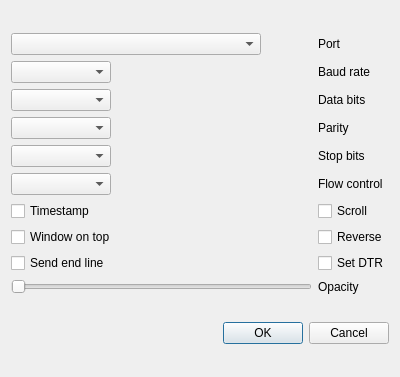
<?xml version="1.0" encoding="UTF-8"?>
<ui version="4.0">
 <class>Settings</class>
 <widget class="QDialog" name="Settings">
  <property name="geometry">
   <rect>
    <x>0</x>
    <y>0</y>
    <width>400</width>
    <height>377</height>
   </rect>
  </property>
  <property name="windowTitle">
   <string>Dialog</string>
  </property>
  <layout class="QGridLayout" name="gridLayout_2">
   <item row="1" column="0">
    <widget class="QDialogButtonBox" name="buttonBox">
     <property name="orientation">
      <enum>Qt::Horizontal</enum>
     </property>
     <property name="standardButtons">
      <set>QDialogButtonBox::Cancel|QDialogButtonBox::Ok</set>
     </property>
    </widget>
   </item>
   <item row="0" column="0">
    <layout class="QGridLayout" name="gridLayout">
     <item row="7" column="0">
      <widget class="QCheckBox" name="ckOnTop">
       <property name="text">
        <string>Window on top</string>
       </property>
      </widget>
     </item>
     <item row="6" column="0">
      <widget class="QCheckBox" name="ckTimestamp">
       <property name="text">
        <string>Timestamp</string>
       </property>
      </widget>
     </item>
     <item row="5" column="0">
      <widget class="QComboBox" name="cbFlowControl">
       <property name="sizePolicy">
        <sizepolicy hsizetype="Fixed" vsizetype="Fixed">
         <horstretch>100</horstretch>
         <verstretch>0</verstretch>
        </sizepolicy>
       </property>
       <property name="minimumSize">
        <size>
         <width>100</width>
         <height>0</height>
        </size>
       </property>
      </widget>
     </item>
     <item row="6" column="1">
      <widget class="QCheckBox" name="ckScroll">
       <property name="text">
        <string>Scroll</string>
       </property>
      </widget>
     </item>
     <item row="5" column="1">
      <widget class="QLabel" name="label_6">
       <property name="text">
        <string>Flow control</string>
       </property>
      </widget>
     </item>
     <item row="8" column="0">
      <widget class="QCheckBox" name="ckEndLine">
       <property name="text">
        <string>Send end line</string>
       </property>
      </widget>
     </item>
     <item row="2" column="1">
      <widget class="QLabel" name="label_3">
       <property name="text">
        <string>Data bits</string>
       </property>
      </widget>
     </item>
     <item row="4" column="1">
      <widget class="QLabel" name="label_5">
       <property name="text">
        <string>Stop bits</string>
       </property>
      </widget>
     </item>
     <item row="0" column="1">
      <widget class="QLabel" name="label">
       <property name="text">
        <string>Port</string>
       </property>
      </widget>
     </item>
     <item row="1" column="1">
      <widget class="QLabel" name="label_2">
       <property name="text">
        <string>Baud rate</string>
       </property>
      </widget>
     </item>
     <item row="4" column="0">
      <widget class="QComboBox" name="cbStopBits">
       <property name="sizePolicy">
        <sizepolicy hsizetype="Fixed" vsizetype="Fixed">
         <horstretch>100</horstretch>
         <verstretch>0</verstretch>
        </sizepolicy>
       </property>
       <property name="minimumSize">
        <size>
         <width>100</width>
         <height>0</height>
        </size>
       </property>
      </widget>
     </item>
     <item row="0" column="0">
      <widget class="QComboBox" name="cbPort">
       <property name="sizePolicy">
        <sizepolicy hsizetype="Fixed" vsizetype="Fixed">
         <horstretch>250</horstretch>
         <verstretch>0</verstretch>
        </sizepolicy>
       </property>
       <property name="minimumSize">
        <size>
         <width>250</width>
         <height>0</height>
        </size>
       </property>
      </widget>
     </item>
     <item row="2" column="0">
      <widget class="QComboBox" name="cbData">
       <property name="sizePolicy">
        <sizepolicy hsizetype="Fixed" vsizetype="Fixed">
         <horstretch>100</horstretch>
         <verstretch>0</verstretch>
        </sizepolicy>
       </property>
       <property name="minimumSize">
        <size>
         <width>100</width>
         <height>0</height>
        </size>
       </property>
      </widget>
     </item>
     <item row="3" column="1">
      <widget class="QLabel" name="label_4">
       <property name="text">
        <string>Parity</string>
       </property>
      </widget>
     </item>
     <item row="1" column="0">
      <widget class="QComboBox" name="cbBaud">
       <property name="sizePolicy">
        <sizepolicy hsizetype="Fixed" vsizetype="Fixed">
         <horstretch>100</horstretch>
         <verstretch>0</verstretch>
        </sizepolicy>
       </property>
       <property name="minimumSize">
        <size>
         <width>100</width>
         <height>0</height>
        </size>
       </property>
       <property name="layoutDirection">
        <enum>Qt::LeftToRight</enum>
       </property>
      </widget>
     </item>
     <item row="3" column="0">
      <widget class="QComboBox" name="cbParity">
       <property name="sizePolicy">
        <sizepolicy hsizetype="Fixed" vsizetype="Fixed">
         <horstretch>100</horstretch>
         <verstretch>0</verstretch>
        </sizepolicy>
       </property>
       <property name="minimumSize">
        <size>
         <width>100</width>
         <height>0</height>
        </size>
       </property>
      </widget>
     </item>
     <item row="7" column="1">
      <widget class="QCheckBox" name="ckReverse">
       <property name="text">
        <string>Reverse</string>
       </property>
      </widget>
     </item>
     <item row="9" column="0">
      <widget class="QSlider" name="slOpacity">
       <property name="minimum">
        <number>40</number>
       </property>
       <property name="maximum">
        <number>100</number>
       </property>
       <property name="orientation">
        <enum>Qt::Horizontal</enum>
       </property>
      </widget>
     </item>
     <item row="9" column="1">
      <widget class="QLabel" name="label_7">
       <property name="text">
        <string>Opacity</string>
       </property>
      </widget>
     </item>
     <item row="8" column="1">
      <widget class="QCheckBox" name="ckDTR">
       <property name="text">
        <string>Set DTR</string>
       </property>
      </widget>
     </item>
    </layout>
   </item>
  </layout>
 </widget>
 <resources/>
 <connections>
  <connection>
   <sender>buttonBox</sender>
   <signal>accepted()</signal>
   <receiver>Settings</receiver>
   <slot>accept()</slot>
   <hints>
    <hint type="sourcelabel">
     <x>248</x>
     <y>254</y>
    </hint>
    <hint type="destinationlabel">
     <x>157</x>
     <y>274</y>
    </hint>
   </hints>
  </connection>
  <connection>
   <sender>buttonBox</sender>
   <signal>rejected()</signal>
   <receiver>Settings</receiver>
   <slot>reject()</slot>
   <hints>
    <hint type="sourcelabel">
     <x>316</x>
     <y>260</y>
    </hint>
    <hint type="destinationlabel">
     <x>286</x>
     <y>274</y>
    </hint>
   </hints>
  </connection>
 </connections>
</ui>
